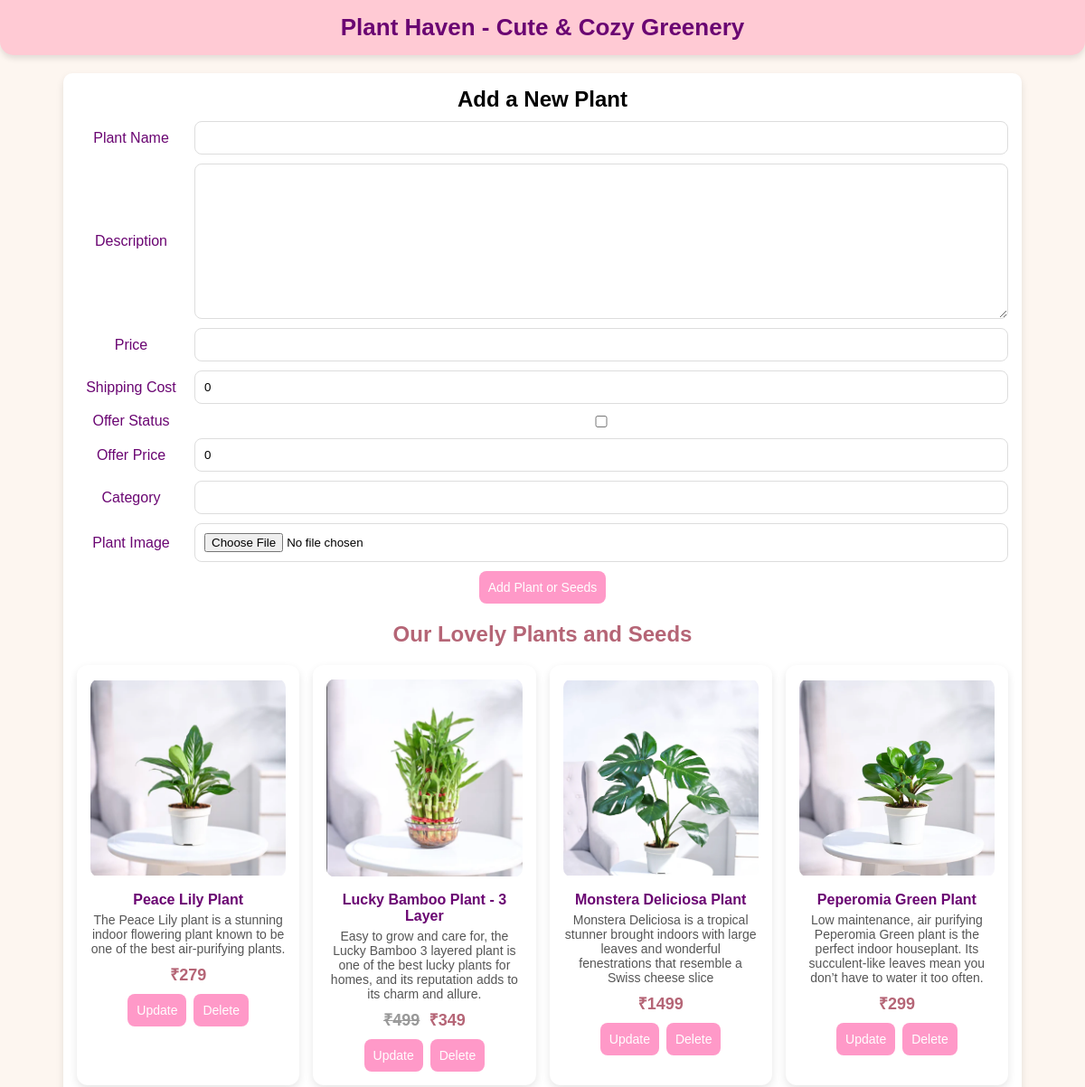
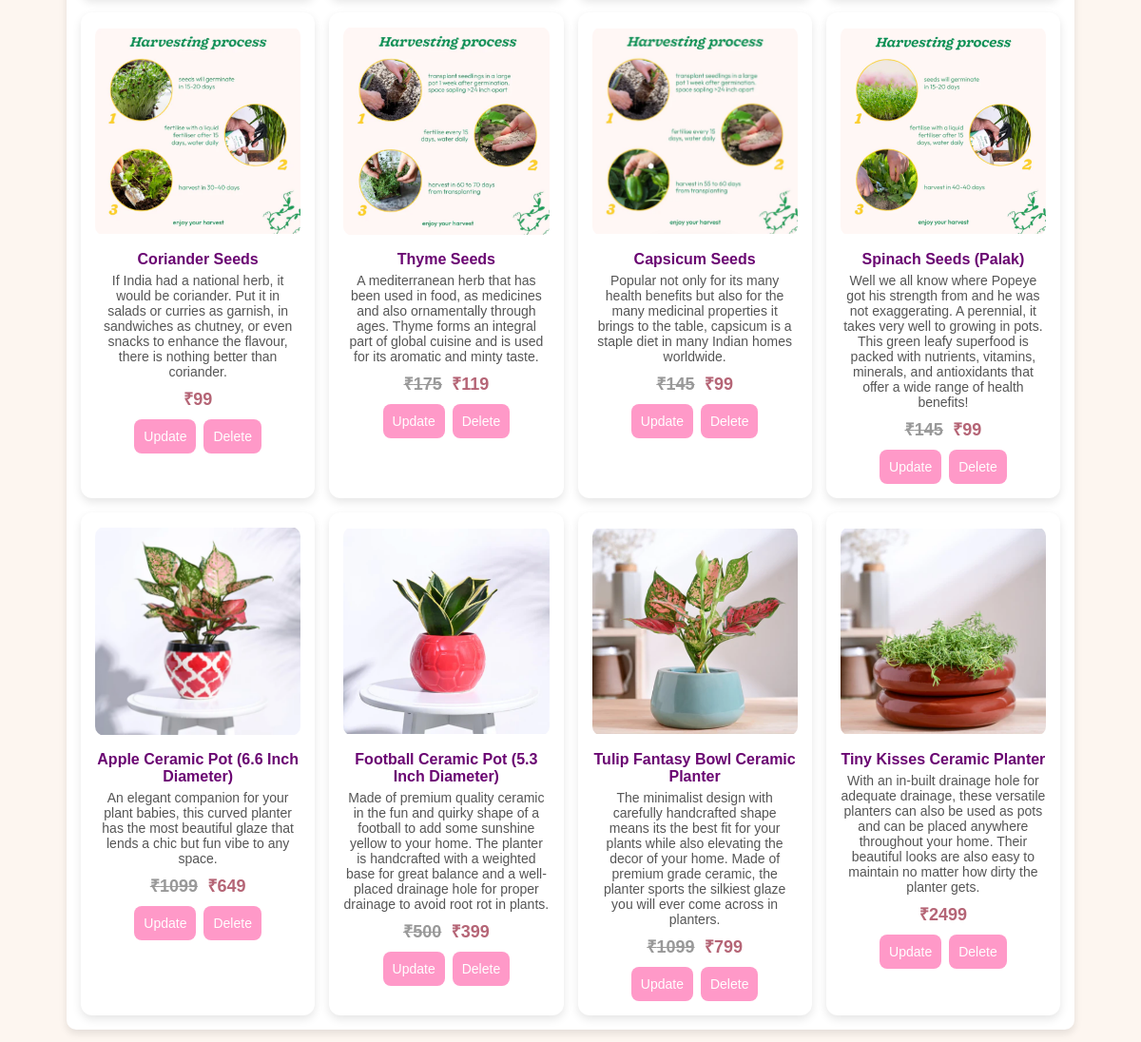
The page / on the database its author committed (2 pictures, top to bottom).
### seller/models.py (models this page shows, shortened)
class Product(models.Model):
    name = models.CharField(max_length=100)
    desc = models.TextField()
    price = models.IntegerField()
    prod_type = models.CharField(max_length=100)
    image = models.ImageField(upload_to='greenbin/' , null = True)
    offer_status = models.BooleanField(default=False)
    offer_price = models.IntegerField(default = 0)
    shipping_cost = models.IntegerField(default = 0)

### seller/views.py (the view)
# urls.py: path('', views.add_prod , name="add-product"),
def add_prod(request):
    if request.method == "POST":
        form = ProductForm(request.POST, request.FILES)
        if form.is_valid():
            form.save()
            return redirect("/")
        data = Product.objects.all()
    else:
        form = ProductForm()
        data = Product.objects.all()
    return render(request, 'seller/add_product.html', {'data':data, 'form' : form})

### seller/forms.py
class ProductForm(forms.ModelForm):
    class Meta :
        model = Product
        fields = ["name", "desc", "price", "image","prod_type","offer_status", "offer_price","shipping_cost"]

### seller/templates/seller/add_product.html (shortened to what this page needs)
<!DOCTYPE html>
<html lang="en">
<head>
</head>
<body>
    <header>Plant Haven - Cute & Cozy Greenery</header>
    <div class="container">
        <div class="form-container">
            <h2>Add a New Plant</h2>
            <form method="POST" enctype="multipart/form-data">
                <div class="form-row">
                    <label for="name">Plant Name</label>
                    {{ form.name }}
                </div>
                <div class="form-row">
                    <label for="desc">Description</label>
                    {{ form.desc }}
                </div>
                <div class="form-row">
                    <label for="price">Price</label>
                    {{ form.price }}
                </div>
                <div class="form-row">
                    <label for="shippingcost">Shipping Cost</label>
                    {{ form.shipping_cost }}
                </div>
                <div>
                    <div class="form-row">
                        <label for="offerstatus">Offer Status</label>
                        {{ form.offer_status }}
                    </div>
                    <div class="form-row">
                        <label for="offerprice">Offer Price</label>
                        {{ form.offer_price }}
                    </div>
                <div/>
                <div class="form-row">
                    <label for="category">Category</label>
                    {{ form.prod_type }}
                </div>
                <div class="form-row">
                    <label for="image">Plant Image</label>
                    {{ form.image }}
                </div>
                <button type="submit">Add Plant or Seeds</button>
            </form>
        </div>
        <h2 style="text-align:center; margin: 20px 0; color:#b56576">Our Lovely Plants and Seeds</h2>
        <div class="product-grid">
            {% for product in data %}
            <div class="product-card">
                {% if product.image %}
                <img src="{{ product.image.url }}" alt="{{ product.name }}">
                {% endif %}
                <h3>{{ product.name }}</h3>
                <p class="desc">{{ product.desc }}</p>
                <div class="offer-pricing">
                {% if product.offer_status %}
                <span class="prev-price">₹{{ product.price }}</span>₹{{ product.offer_price }}
                {% else %}
                <p class="price">₹{{ product.price }}</p>
                {% endif %}
                </div>
                <div class="btn-container">
                    <form action="{% url 'update-data' product.id %}" method="GET">
                    <button class="buy-btn" type="submit">Update</button>
                    </form>
                    <form action="{% url 'deletedata' product.id %}" method="GET">
                        <button class="buy-btn" type="submit">Delete</button>
                    </form>
                </div>
            </div>
            {% endfor %}
        </div>
    </div>
</body>
</html>

### rows shown on the page
Product: image (picture), name "Peace Lily Plant", desc "The Peace Lily plant is a stunning indoor flowering plant known to be one of the best air-purifying plants.", price "279"
Product: image (picture), name "Lucky Bamboo Plant - 3 Layer", desc "Easy to grow and care for, the Lucky Bamboo 3 layered plant is one of the best lucky plants for homes, and its reputation adds to its charm and allure.", price "499", offer_price "349"
Product: image (picture), name "Monstera Deliciosa Plant", desc "Monstera Deliciosa is a tropical stunner brought indoors with large leaves and wonderful fenestrations that resemble a Swiss cheese slice", price "1499"
Product: image (picture), name "Peperomia Green Plant", desc "Low maintenance, air purifying Peperomia Green plant is the perfect indoor houseplant. Its succulent-like leaves mean you don’t have to water it too often.", price "299"
Product: image (picture), name "Coriander Seeds", desc "If India had a national herb, it would be coriander. Put it in salads or curries as garnish, in sandwiches as chutney, or even snacks to enhance the flavour, there is nothing better than coriander.", price "99"
Product: image (picture), name "Thyme Seeds", desc "A mediterranean herb that has been used in food, as medicines and also ornamentally through ages. Thyme forms an integral part of global cuisine and is used for its aromatic and minty taste.", price "175", offer_price "119"
Product: image (picture), name "Capsicum Seeds", desc "Popular not only for its many health benefits but also for the many medicinal properties it brings to the table, capsicum is a staple diet in many Indian homes worldwide.", price "145", offer_price "99"
Product: image (picture), name "Spinach Seeds (Palak)", desc "Well we all know where Popeye got his strength from and he was not exaggerating. A perennial, it takes very well to growing in pots. This green leafy superfood is packed with nutrients, vitamins, minerals, and antioxidants that offer a wide range of health benefits!", price "145", offer_price "99"
Product: image (picture), name "Apple Ceramic Pot (6.6 Inch Diameter)", desc "An elegant companion for your plant babies, this curved planter has the most beautiful glaze that lends a chic but fun vibe to any space.", price "1099", offer_price "649"
Product: image (picture), name "Football Ceramic Pot (5.3 Inch Diameter)", desc "Made of premium quality ceramic in the fun and quirky shape of a football to add some sunshine yellow to your home. The planter is handcrafted with a weighted base for great balance and a well-placed drainage hole for proper drainage to avoid root rot in plants.", price "500", offer_price "399"
Product: image (picture), name "Tulip Fantasy Bowl Ceramic Planter", desc "The minimalist design with carefully handcrafted shape means its the best fit for your plants while also elevating the decor of your home. Made of premium grade ceramic, the planter sports the silkiest glaze you will ever come across in planters.", price "1099", offer_price "799"
Product: image (picture), name "Tiny Kisses Ceramic Planter", desc "With an in-built drainage hole for adequate drainage, these versatile planters can also be used as pots and can be placed anywhere throughout your home. Their beautiful looks are also easy to maintain no matter how dirty the planter gets.", price "2499"
